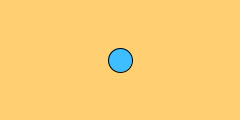
Frame 1 (no input)
Frame 60 (the mouse pressed at the canvas centre just before this capture): identical to frame 1, image omitted
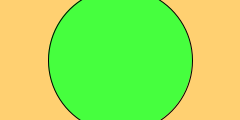
Frame 120 (the mouse held since frame 60 and released just before this capture)

The Processing sketch that drew these frames (run headless with seeded random() and noise(); from frame 60 on, the mouse is pressed at the canvas centre):

// Processing sketch: processing_101785
// ── processing_101785.pde

int x = 120;
int y = 60;
int radius = 12;
void setup() {
 size(240, 120); 
 smooth();
 ellipseMode(RADIUS);
}
void draw() {
 background(255, 208, 113);
 float d = dist(mouseX, mouseY, x, y);
 if (d < radius) {
 radius++;
 fill(70, 255, 62); 
 } else {
 fill(62, 189, 255);
 }
 ellipse(x, y, radius, radius);
}
